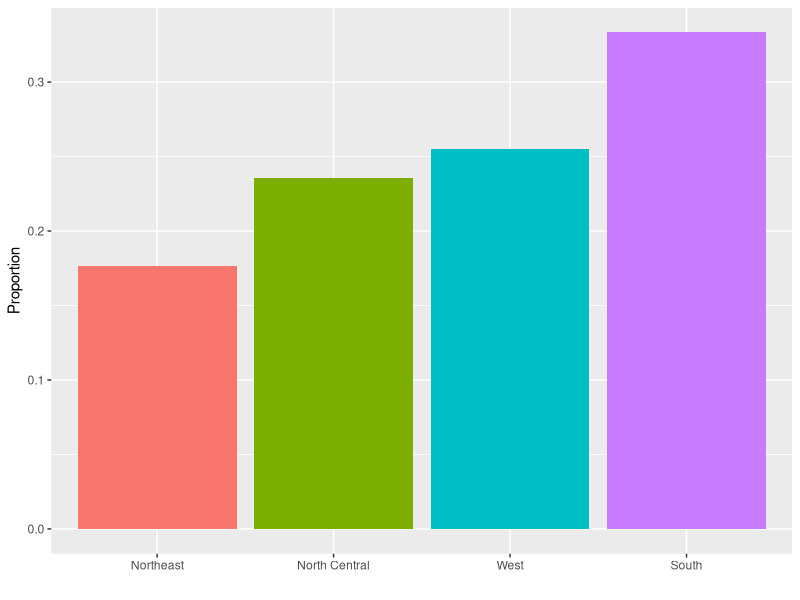
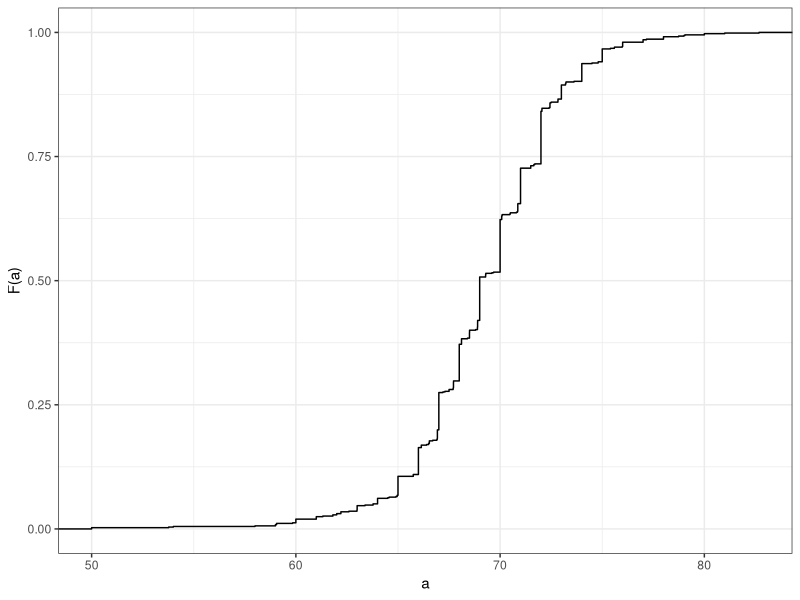
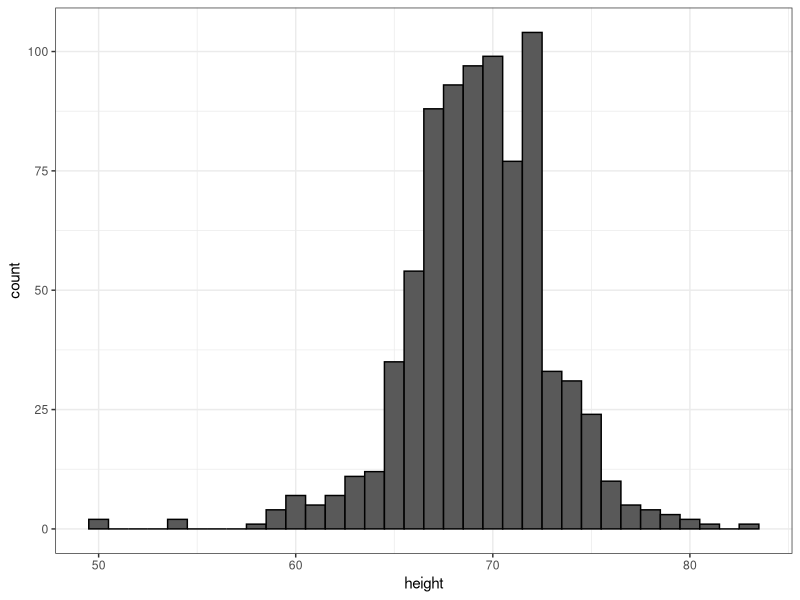
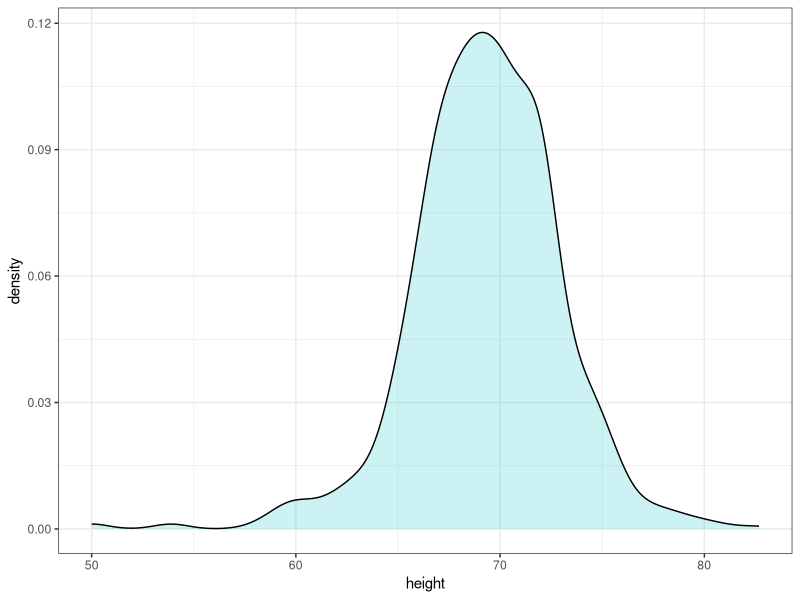
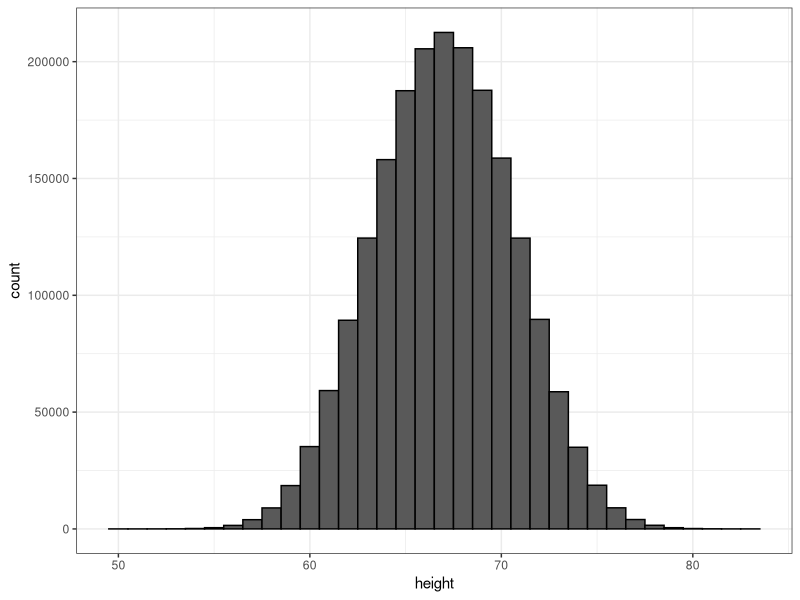
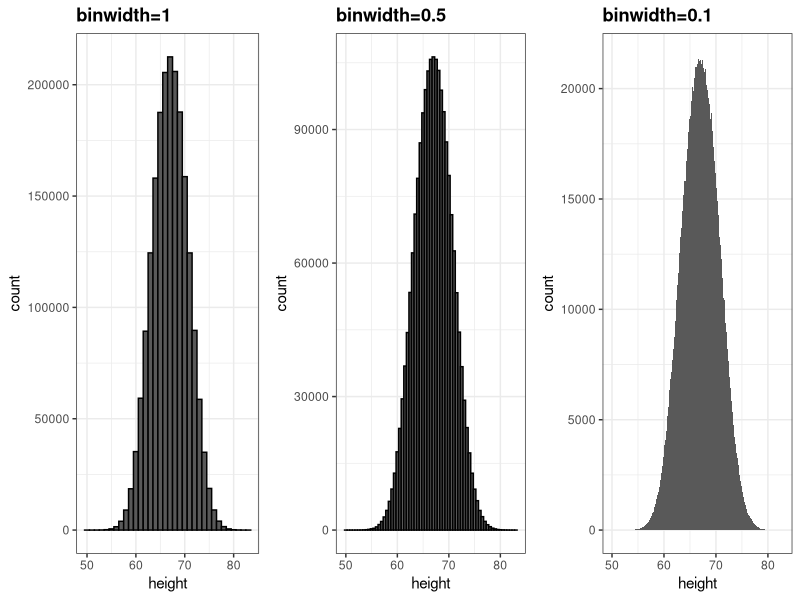
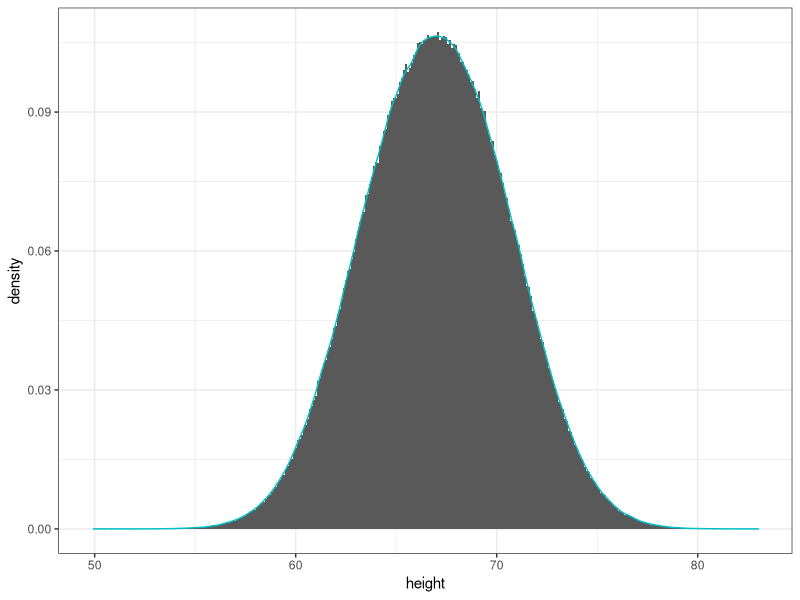
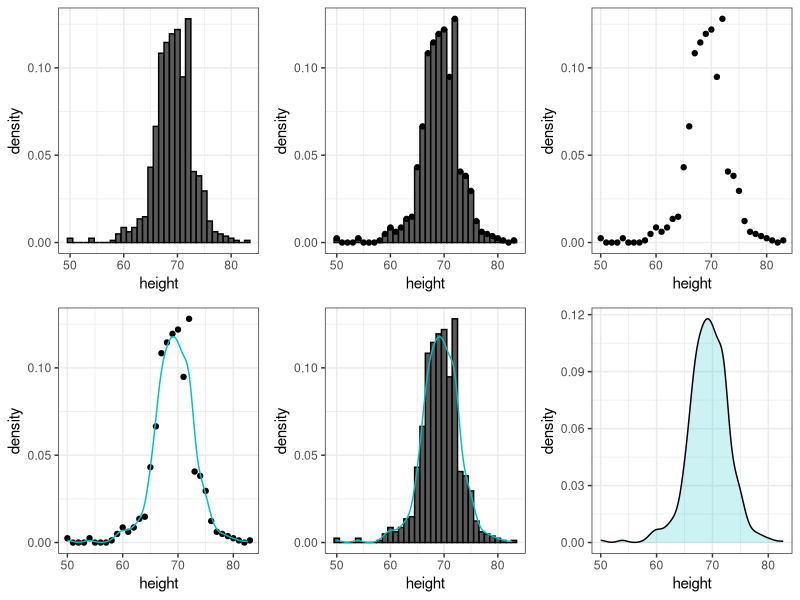

R code for these plots, in order:
## ---- chunk 1
library(tidyverse)
## ---- chunk 2
library(dslabs)
data(heights)
head(heights)
dim(heights)
## ---- chunk 3
prop.table(table(heights$sex))
## ---- chunk 4
murders %>% group_by(region) %>%
  summarize(n = n()) %>%
  mutate(Proportion = n/sum(n), 
         region = reorder(region, Proportion)) %>%
  ggplot(aes(x=region, y=Proportion, fill=region)) + 
  geom_bar(stat = "identity", show.legend = FALSE) + 
  xlab("")
## ---- chunk 5
ds_theme_set()
heights %>% filter(sex=="Male") %>% ggplot(aes(height)) + 
  stat_ecdf() +
  ylab("F(a)") + xlab("a")
## ---- chunk 6
heights %>% 
  filter(sex=="Male") %>% 
  ggplot(aes(height)) + 
  geom_histogram(binwidth = 1, color = "black")
## ---- chunk 7
heights %>% 
  filter(sex=="Male") %>% 
  ggplot(aes(height)) + 
  geom_density(alpha=.2, fill= "#00BFC4")  
## ---- chunk 8
x <- data.frame(height = c(rnorm(1000000,69,3), rnorm(1000000,65,3)))
x %>% ggplot(aes(height)) + geom_histogram(binwidth = 1, color = "black")
## ---- chunk 9
p1 <- x %>% ggplot(aes(height)) + geom_histogram(binwidth = 1, color = "black") + ggtitle("binwidth=1")
p2 <- x %>% ggplot(aes(height)) + geom_histogram(binwidth = 0.5, color="black") + ggtitle("binwidth=0.5") 
p3 <- x %>% ggplot(aes(height)) + geom_histogram(binwidth = 0.1) + ggtitle("binwidth=0.1")
library(gridExtra)
grid.arrange(p1, p2, p3, nrow = 1)
## ---- chunk 10
x %>% ggplot(aes(height)) + 
  geom_histogram(aes(y=..density..), binwidth = 0.1) +
  geom_density(col="#00BFC4")
## ---- chunk 11
hist1 <- heights %>% 
  filter(sex=="Male") %>% 
  ggplot(aes(height)) +
  geom_histogram(aes(y=..density..), binwidth = 1, color="black") 
hist2 <- hist1 +
  geom_density(col="#00BFC4")
hist3 <- hist1 + 
  geom_point(data = ggplot_build(hist2)$data[[1]], aes(x,y))
hist4 <- ggplot() + geom_point(data = ggplot_build(hist2)$data[[1]], aes(x,y)) + xlab("height") + ylab("density")
hist5 <- hist4 + geom_line(data = ggplot_build(hist2)$data[[2]], aes(x,y),col="#00BFC4")
hist6 <- heights %>% 
  filter(sex=="Male") %>% 
  ggplot(aes(height)) +
  geom_density(alpha = 0.2, fill="#00BFC4")
grid.arrange(hist1, hist3, hist4, hist5, hist2, hist6, nrow=2)
## ---- chunk 12
p1 <- heights %>% filter(sex=="Male")%>% ggplot(aes(height)) +
  geom_histogram(aes(y=..density..), binwidth = 1) + 
  geom_density(col="#00BFC4", adjust = 0.5)
p2 <- heights %>% filter(sex=="Male") %>% ggplot(aes(height)) +
  geom_histogram(aes(y=..density..), binwidth = 1) + 
  geom_density(col="#00BFC4", adjust = 2)
grid.arrange(p1,p2, ncol=2)
## ---- chunk 13
d <- with(heights, density(height[sex=="Male"]))
tmp <- data.frame(height=d$x, density=d$y)
tmp %>% ggplot(aes(height,density)) + geom_line() + 
  geom_area(aes(x=height,y=density), data = filter(tmp, between(height, 65, 68)), alpha=0.2, fill="#00BFC4")
## ---- chunk 14
heights %>% 
  filter(sex=="Male") %>% 
  ggplot(aes(height)) + 
  geom_density(alpha=.2, fill= "#00BFC4")  
## ---- chunk 15
heights %>% ggplot(aes(height, fill=sex)) + geom_density(alpha = 0.2)
## ---- chunk 16
mu <- 0; s <- 1
norm_dist <- data.frame(x=seq(-4,4,len=50)*s+mu) %>% mutate(density=dnorm(x,mu,s))
norm_dist %>% ggplot(aes(x,density)) + geom_line()
## ---- chunk 17
average <- sum(x) / length(x)
## ---- chunk 18
SD <- sqrt( sum( (x-average)^2) / length(x) )
## ---- chunk 19
index <- heights$sex == "Male"
x <- heights$height[index]
## ---- chunk 20
average <- mean(x)
SD <- sd(x)
c(average = average, SD = SD)
## ---- chunk 21
norm_dist <- data.frame(x=seq(-4,4,len=50)*SD+average) %>% mutate(density=dnorm(x,average,SD))
heights %>% filter(sex=="Male") %>% ggplot(aes(height)) +
  geom_density(fill="#0099FF") +
  geom_line(aes(x, density),  data = norm_dist, lwd=1.5) 
## ---- chunk 22
z <- scale(x)
## ---- chunk 23
mean(abs(z) < 2)
## ---- chunk 24
mean(x <= 69.5)
## ---- chunk 25
p <- seq(0.05, 0.95, 0.05)
## ---- chunk 26
observed_quantiles <- quantile(x, p)
## ---- chunk 27
theoretical_quantiles <- qnorm(p, mean = mean(x), sd = sd(x))
## ---- chunk 28
plot(theoretical_quantiles, observed_quantiles)
abline(0,1)
## ---- chunk 29
observed_quantiles <- quantile(z, p)
theoretical_quantiles <- qnorm(p) 
plot(theoretical_quantiles, observed_quantiles)
abline(0,1)
## ---- chunk 30
data(murders)
murders <- murders %>% mutate(rate = total/population*100000)
library(gridExtra)
p1 <- murders %>% ggplot(aes(x=rate)) + geom_histogram(binwidth = 1) + ggtitle("Histogram")
p2 <- murders %>% ggplot(aes(sample=rate)) + 
  geom_qq(dparams=summarize(murders, mean=mean(rate), sd=sd(rate))) +
  geom_abline() + ggtitle("QQ-plot")
grid.arrange(p1, p2, ncol = 2)
## ---- chunk 31
murders %>% ggplot(aes("",rate)) + geom_boxplot() +
  coord_cartesian(xlim = c(0, 2)) + xlab("") + ylab("Murder Rate")
## ---- chunk 32
heights %>% ggplot(aes(x=sex, y=height, fill=sex)) +
  geom_boxplot()
## ---- chunk 33
p1 <- heights %>% filter(sex=="Female") %>%
  ggplot(aes(height)) +
  geom_density(fill="#F8766D") 
p2 <- heights %>% filter(sex=="Female") %>% 
  ggplot(aes(sample=scale(height))) +
  geom_qq() + geom_abline() + ylab("Standard Units")
grid.arrange(p1, p2, ncol=2)
